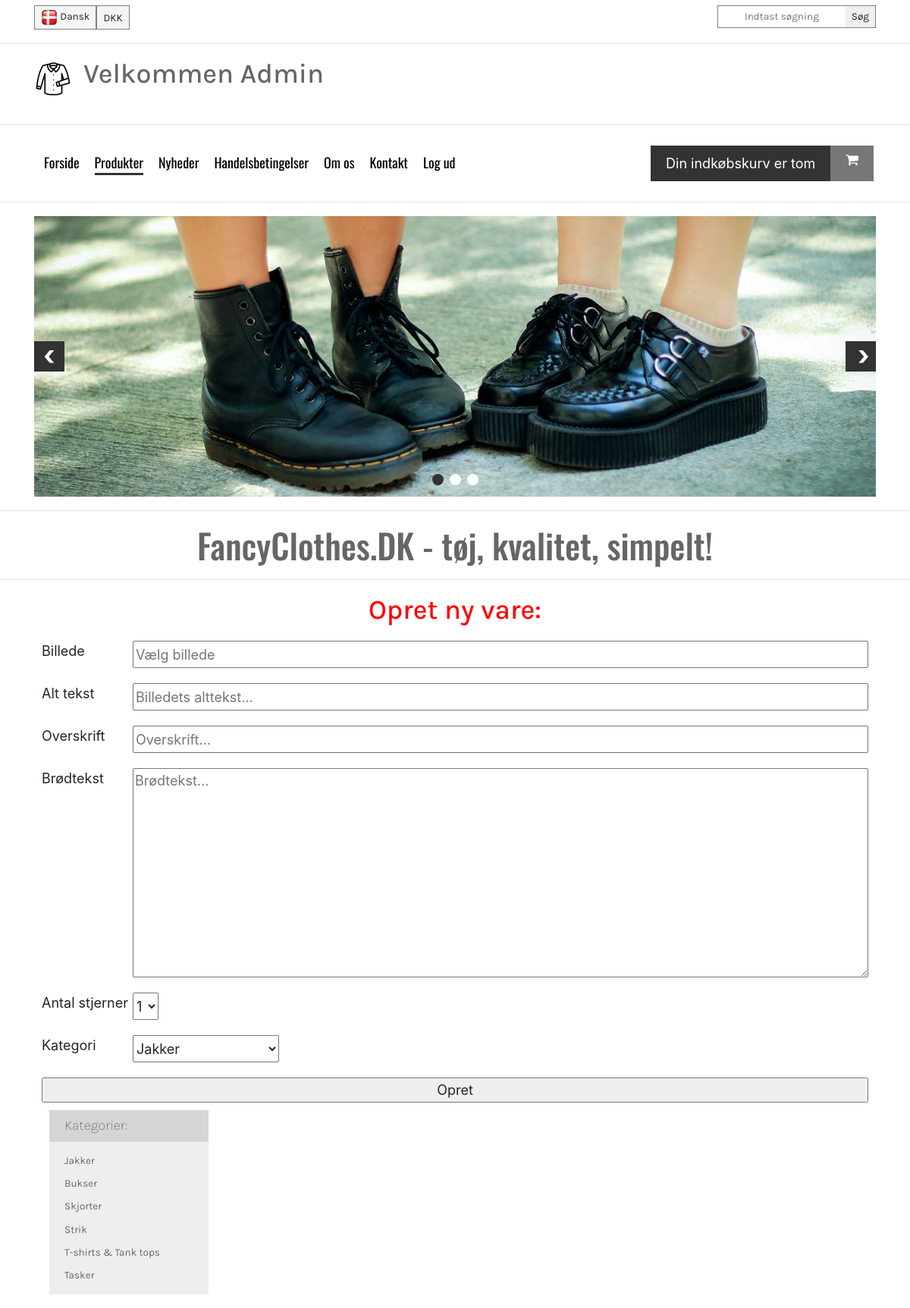
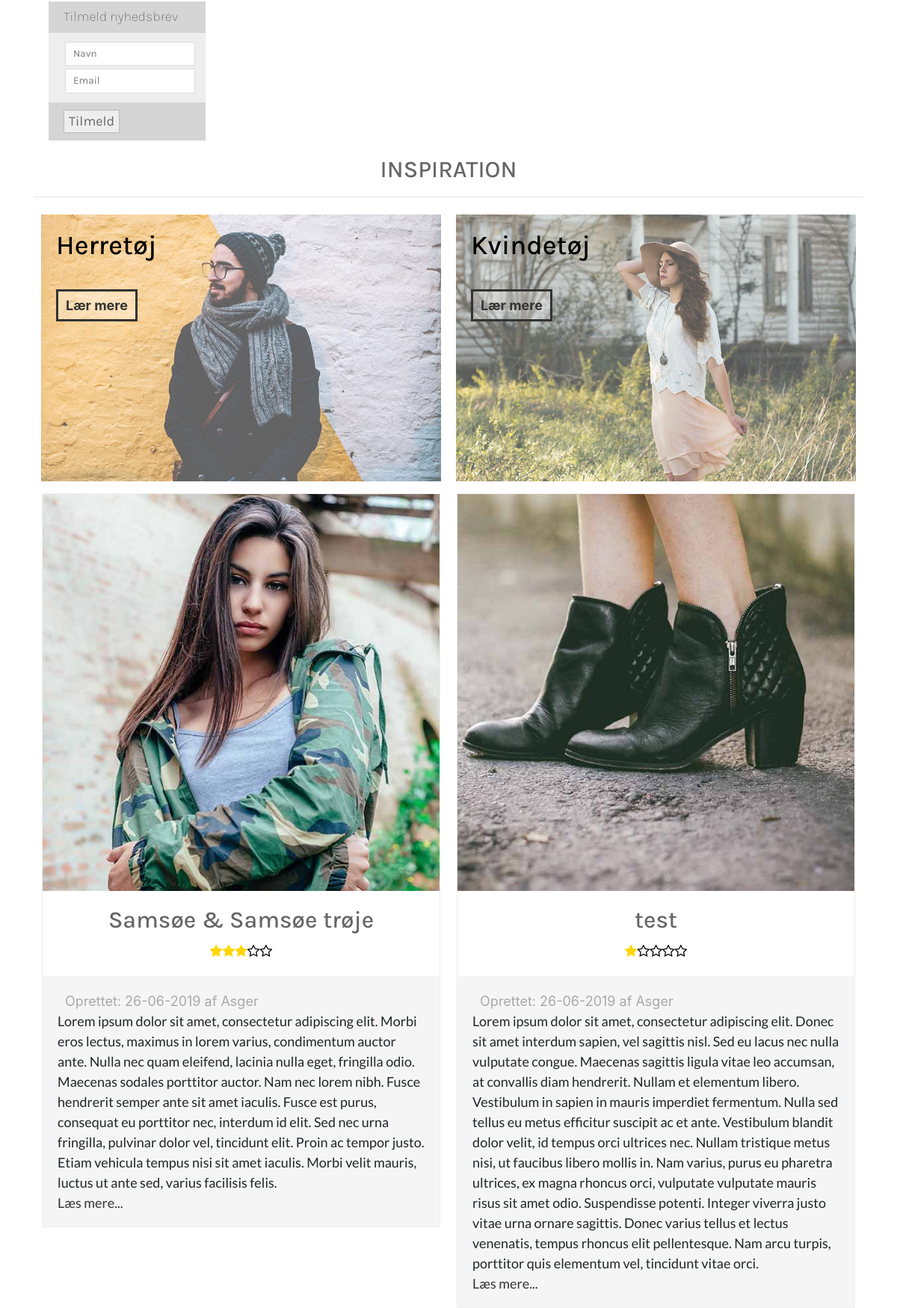
/filterProduct.php?id=tshirts (signed in, upper part), run on the app's committed database (2 pictures, top to bottom).
### tables this page shows
CREATE TABLE `products` (
  `productId` int(5) NOT NULL,
  `title` varchar(50) NOT NULL,
  `imgSrc` varchar(200) NOT NULL,
  `imgAlt` varchar(50) NOT NULL,
  `published` timestamp NOT NULL DEFAULT CURRENT_TIMESTAMP ON UPDATE CURRENT_TIMESTAMP,
  `content` varchar(1000) NOT NULL,
  `userId` int(5) NOT NULL,
  `stars` int(1) NOT NULL,
  `category` varchar(30) NOT NULL
);

CREATE TABLE `users` (
  `userId` int(5) NOT NULL,
  `dbUsername` varchar(50) NOT NULL,
  `dbPassword` varchar(255) NOT NULL,
  `accessLevel` int(1) NOT NULL DEFAULT '3',
  `dbEmail` varchar(50) NOT NULL
);

### filterProduct.php (the view, shortened to what this page needs)
<?php
    require_once "assets/connect.php";
    require "header.php";
    $id = $_GET['id'];
    $statement = $dbh->prepare("SELECT * FROM products JOIN users ON users.userId = products.userId WHERE category = ?");
    $statement->bindParam(1, $id);
    $statement->execute();
    ?>
     <main class="container">
        <aside>
            <div class="categories">
                <div class="catTop">
                    <h4>Kategorier:</h4>
                </div>
                <div class="catMain">
                    <ul>
                        <li><a href="filterProduct.php?id=Jakker">Jakker</a></li>
                        <li><a href="filterProduct.php?id=Bukser">Bukser</a></li>
                        <li><a href="filterProduct.php?id=Skjorter">Skjorter</a></li>
                        <li><a href="filterProduct.php?id=Strik">Strik</a></li>
                        <li><a href="filterProduct.php?id=T-shirts & Tank tops">T-shirts & Tank tops</a></li>
                        <li><a href="filterProduct.php?id=Tasker">Tasker</a></li>
                    </ul>
                </div>
            </div>
            <div class="newsletter">
                <div class="newsTop">
                    <h4>Tilmeld nyhedsbrev</h4>
                </div>
                <div class="newsMain">
                    <form action="">
                        <input type="text" placeholder="Navn">
                        <input type="email" placeholder="Email">
                </div>
                <div class="newsBottom">
                    <input type="submit" value="Tilmeld">
                </div>
            </div>
        </aside>
        <div class="products">
            <h3>INSPIRATION</h3>
            <hr>
            <div class="inspiration">
                <div class="catMen">
                    <img src="img/kategoriHerre.jpg" alt="">
                    <h5>Herretøj</h5>
                    <div class="action">Lær mere</div>
                </div>
                <div class="catWomen">
                    <img src="img/kategoriKvinde.jpg" alt="">
                    <h5>Kvindetøj</h5>
                    <div class="action">Lær mere</div>
                </div>
            </div>
            <div class="frontProducts">
            <?php
    while ($row = $statement->fetch()) {
        $date = new DateTime($row['published']);
        ?>
            <article>
                    <img src="<?php echo $row['imgSrc']; ?>" alt="<?php echo $row['imgAlt']; ?>">
                    <div class="info">
                        <h3><?php echo $row['title']; ?></h3>
                        <div class="stars">
                           <?php
                           $stars = $row['stars'];
                           for ($i=1; $i <= $stars; $i++) {
                               echo "<i class='fa fa-star' aria-hidden='true'></i>";
                           }
                           for ($i=1; $i <= 5-$stars; $i++) {
                               echo "<i class='fa fa-star-o' aria-hidden='true'></i>";
                           }
                           ?>
                        </div>
                    </div>
                    <div class="description">
                        <div class="published">
                            Oprettet: <?php echo $date->format('d-m-Y'). " af " .$row['dbUsername']; ?>
                        </div>
                        <p><?php echo $row['content']; ?>
                            <a href="#">Læs mere...</a></p>
                    </div>
            </article>
        <?php
    }
    ?>
    </div>
        </div>
    </main>
    <?php
    require "footer.php";

### css/main.css (style rules this page uses)
html { color: #222; font-size: 1em; line-height: 1.4; }
hr { display: block; height: 1px; border: 0; border-top: 1px solid #ccc; margin: 1em 0; padding: 0; }
audio, canvas, iframe, img, svg, video { vertical-align: middle; }

### data on the page
products: imgSrc (picture), title "Samsøe & Samsøe trøje", stars 3 (drawn), published "26-06-2019", userId.dbUsername "Asger", content "Lorem ipsum dolor sit amet, consectetur adipiscing elit. Morbi eros lectus, maximus in lorem varius, condimentum auctor ante. Nulla nec quam eleifend, lacinia nulla eget, fringilla odio. Maecenas sodales porttitor auctor. Nam nec lorem nibh. Fusce hendrerit semper ante sit amet iaculis. Fusce est purus, consequat eu porttitor nec, interdum id elit. Sed nec urna fringilla, pulvinar dolor vel, tincidunt elit. Proin ac tempor justo. Etiam vehicula tempus nisi sit amet iaculis. Morbi velit mauris, luctus ut ante sed, varius facilisis felis."
products: imgSrc+imgAlt (picture), title "test", stars 1 (drawn), published "26-06-2019", userId.dbUsername "Asger", content "Lorem ipsum dolor sit amet, consectetur adipiscing elit. Donec sit amet interdum sapien, vel sagittis nisl. Sed eu lacus nec nulla vulputate congue. Maecenas sagittis ligula vitae leo accumsan, at convallis diam hendrerit. Nullam et elementum libero. Vestibulum in sapien in mauris imperdiet fermentum. Nulla sed tellus eu metus efficitur suscipit ac et ante. Vestibulum blandit dolor velit, id tempus orci ultrices nec. Nullam tristique metus nisi, ut faucibus libero mollis in. Nam varius, purus eu pharetra ultrices, ex magna rhoncus orci, vulputate vulputate mauris risus sit amet odio. Suspendisse potenti. Integer viverra justo vitae urna ornare sagittis. Donec varius tellus et lectus…"

### other printed values
$_SESSION['username'] "Admin"
